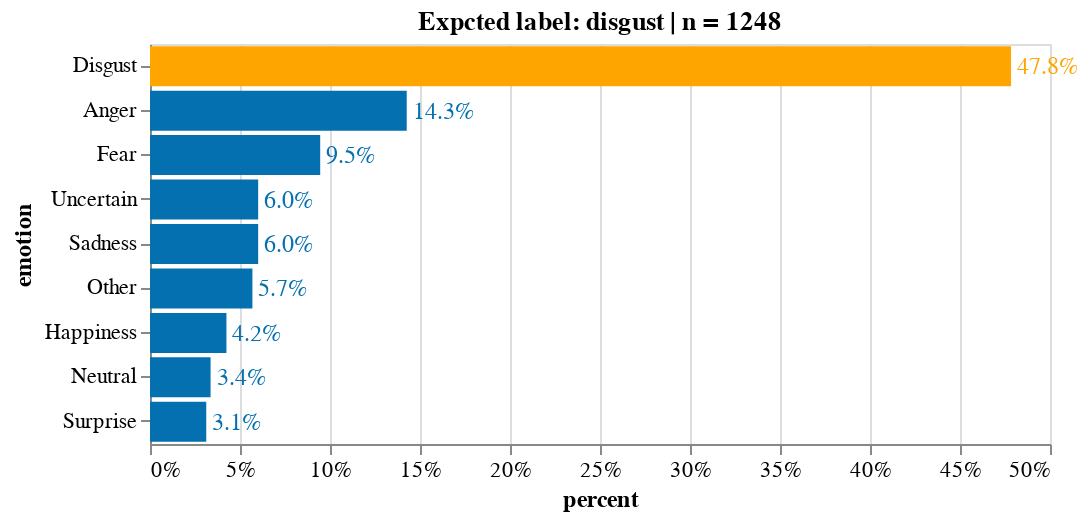

Notebook code for this chart:
### Markdown cell above
### Disgust

### Code cell
emotion = 'disgust'
df_formated = emotion_df_formated(df_emo_answers, emotion) # subset 'anger' rows
df_formated_ans = df_formated.drop(['photo_id', 'ethnicity', 'sex','age', 'label', 'url', 'photoId'], axis=1)

source = count_freq_labels(df_formated_ans, X="all") 
title = 'Expcted label: '+ emotion + ' | n = '+ source['counts'].sum().astype(str)
X, Y = 'percent:Q', 'emotion:N'
w, h= 450, 200
txs, ls, ts = 12, 11, 12


chart_disgust = simple_per_bar(
    source, title=title, X=X, Y=Y, \
    width=w, height=h,  emotion=emotion.capitalize(),\
    text_size = txs, label_size = ls, title_size=ts)

chart_disgust.display(renderer='svg')

### Figure 1 — Vega-Lite specification as saved in the notebook (floating-point values rounded to 4 significant figures)
{"config": {"view": {"continuousWidth": 400, "continuousHeight": 300}, "axis": {"labelFontSize": 11, "titleFontSize": 12}}, "layer": [{"mark": "bar", "encoding": {"color": {"condition": {"value": "orange", "test": "(datum.emotion === 'Disgust')"}, "value": "#0570b0"}, "x": {"type": "quantitative", "axis": {"format": ".0%"}, "field": "percent"}, "y": {"type": "nominal", "field": "emotion", "sort": "-x"}}, "title": "Expcted label: disgust | n = 1248"}, {"mark": {"type": "text", "align": "left", "baseline": "middle", "dx": 3, "fontSize": 12}, "encoding": {"color": {"condition": {"value": "orange", "test": "(datum.emotion === 'Disgust')"}, "value": "#0570b0"}, "text": {"type": "quantitative", "field": "percent", "format": ".1%"}, "x": {"type": "quantitative", "axis": {"format": ".0%"}, "field": "percent"}, "y": {"type": "nominal", "field": "emotion", "sort": "-x"}}, "title": "Expcted label: disgust | n = 1248"}], "data": {"name": "data-20ecc78cbfcd9549c928cfa9dd644418"}, "height": 200, "width": 450, "$schema": "https://vega.github.io/schema/vega-lite/v4.8.1.json", "datasets": {"data-20ecc78cbfcd9549c928cfa9dd644418": [{"counts": 597, "emotion": "Disgust", "percent": 0.4784}, {"counts": 178, "emotion": "Anger", "percent": 0.1426}, {"counts": 118, "emotion": "Fear", "percent": 0.09455}, {"counts": 75, "emotion": "Uncertain", "percent": 0.0601}, {"counts": 75, "emotion": "Sadness", "percent": 0.0601}, {"counts": 71, "emotion": "Other", "percent": 0.05689}, {"counts": 53, "emotion": "Happiness", "percent": 0.04247}, {"counts": 42, "emotion": "Neutral", "percent": 0.03365}, {"counts": 39, "emotion": "Surprise", "percent": 0.03125}]}}
